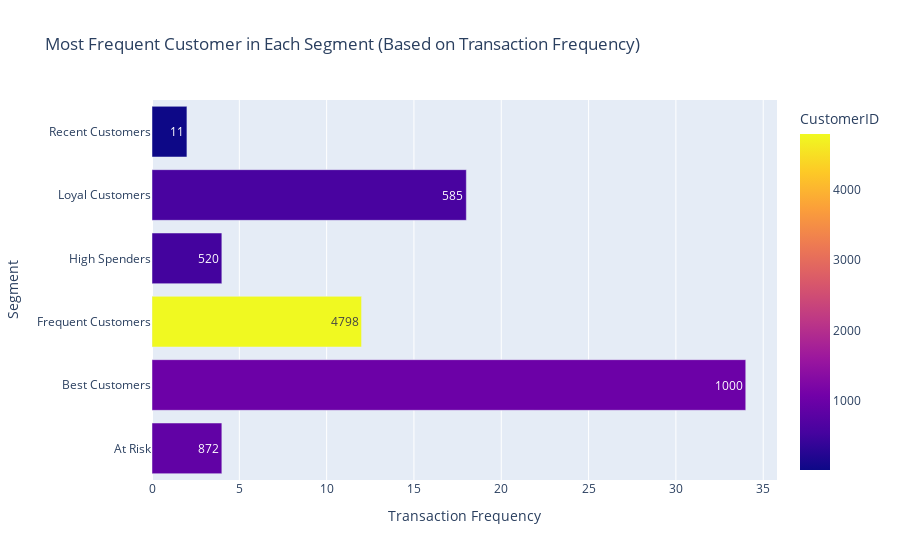

The code cell stored with this chart in its notebook:
### Code cell
# Use the RFM DataFrame from previous cell (assuming 'rfm' exists)
# If 'rfm' is not available, ensure the RFM segmentation code from Cell 3 is run first
most_frequent_customers = rfm.loc[rfm.groupby('Segment')['Frequency'].idxmax()][['CustomerID', 'Segment', 'Frequency']]

# Create bar chart
fig = px.bar(
    most_frequent_customers,
    y='Segment',
    x='Frequency',
    color='CustomerID',
    text='CustomerID',
    title="Most Frequent Customer in Each Segment (Based on Transaction Frequency)"
)
fig.update_layout(
    yaxis_title="Segment",
    xaxis_title="Transaction Frequency",
    showlegend=True
)
fig.show()

### Figure 1 — Plotly figure (JSON) as saved in the notebook; plotly's stock layout.template omitted (floating-point values rounded to 4 significant figures)
{"data": [{"hovertemplate": "Frequency=%{x}<br>Segment=%{y}<br>CustomerID=%{marker.color}<extra></extra>", "legendgroup": "", "marker": {"color": [872, 1000, 4798, 520, 585, 11], "coloraxis": "coloraxis", "pattern": {"shape": ""}}, "name": "", "orientation": "h", "showlegend": false, "text": [872.0, 1000.0, 4798.0, 520.0, 585.0, 11.0], "textposition": "auto", "type": "bar", "x": [4.0, 34.0, 12.0, 4.0, 18.0, 2.0], "xaxis": "x", "y": ["At Risk", "Best Customers", "Frequent Customers", "High Spenders", "Loyal Customers", "Recent Customers"], "yaxis": "y"}], "layout": {"barmode": "relative", "coloraxis": {"colorbar": {"title": {"text": "CustomerID"}}, "colorscale": [[0, "#0d0887"], [0.1111, "#46039f"], [0.2222, "#7201a8"], [0.3333, "#9c179e"], [0.4444, "#bd3786"], [0.5556, "#d8576b"], [0.6667, "#ed7953"], [0.7778, "#fb9f3a"], [0.8889, "#fdca26"], [1, "#f0f921"]]}, "legend": {"tracegroupgap": 0}, "showlegend": true, "title": {"text": "Most Frequent Customer in Each Segment (Based on Transaction Frequency)"}, "xaxis": {"anchor": "y", "domain": [0, 1], "title": {"text": "Transaction Frequency"}}, "yaxis": {"anchor": "x", "domain": [0, 1], "title": {"text": "Segment"}}}}
